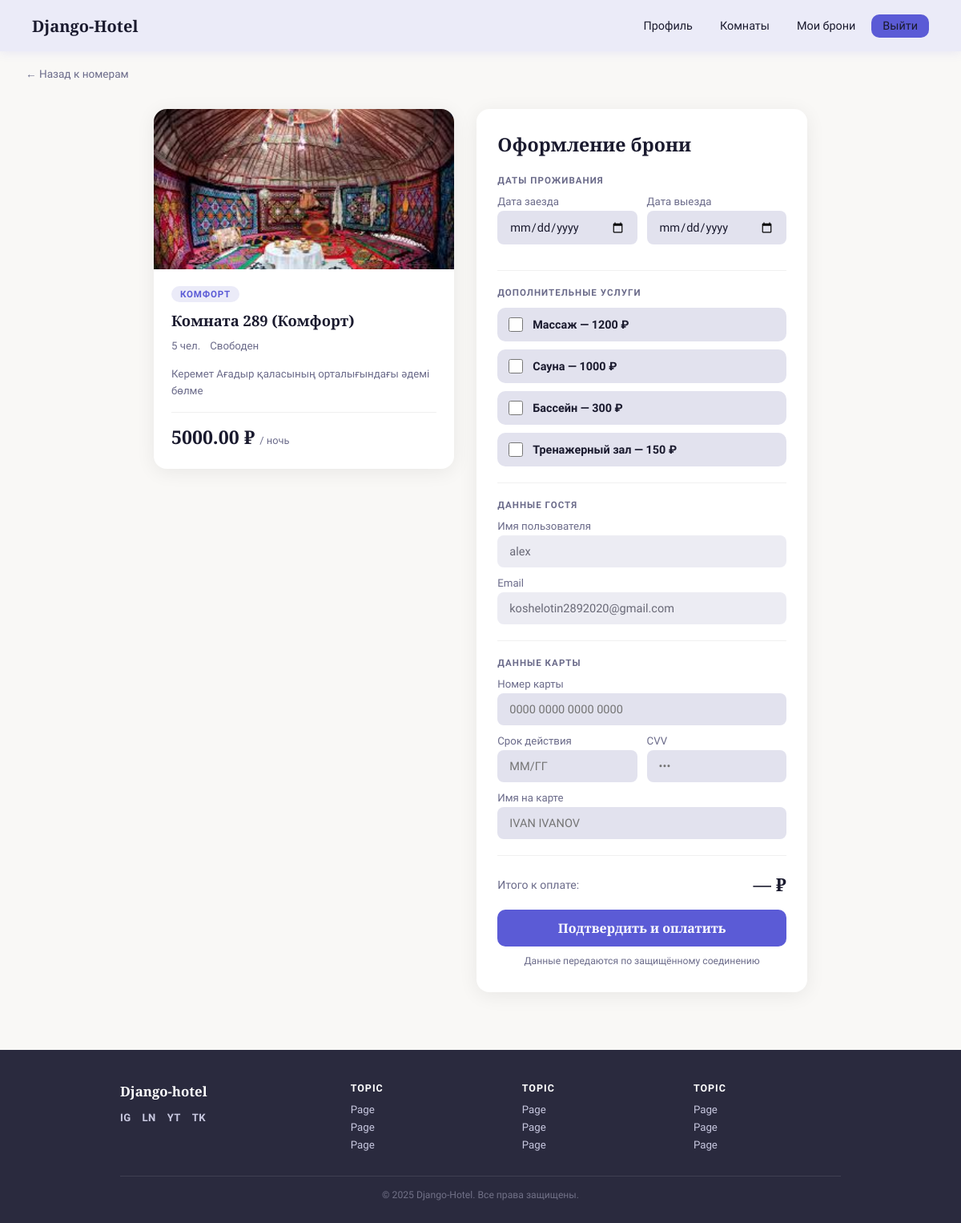
Page /booking/room/4/create/ (signed in) on the committed database.
### rooms/models.py (models this page shows)
class Room(models.Model):
    ROOM_TYPE_CHOICES = [
        ('standard', 'Стандарт'),
        ('comfort', 'Комфорт'),
        ('lux', 'Люкс'),
    ]
    number = models.CharField(
        'Номер комнаты',
        max_length=10,
        unique=True
    )
    room_type = models.CharField(
        'Тип комнаты',
        max_length=20,
        choices=ROOM_TYPE_CHOICES,
        default='standard',
    )
    price_per_night = models.DecimalField(
        'Цена за ночь',
        max_digits=10,
        decimal_places=2,
    )
    capacity = models.PositiveIntegerField(
        'Вместимость',
        default=1,
    )
    description = models.TextField(
        'Описание',
        blank=True,
    )
    is_available = models.BooleanField(
        'Доступен для бронирования',
        default=True
    )
    created_at = models.DateTimeField(
        'Дата создания',
        auto_now_add=True,
    )
    images = models.ImageField(
        default=None,
    )
    class Meta:
        verbose_name = 'Комната'
        verbose_name_plural = 'Комнаты'
        ordering = ['number']
    def __str__(self):
        return f'Комната {self.number} ({self.get_room_type_display()})'

### users/models.py (models this page shows)
class CustomUser(AbstractUser):
    pass
    class Meta:
        verbose_name = 'Пользователь'
        verbose_name_plural = 'Пользователи'

### booking/views.py (the view)
# urls.py: path('room/<int:room_id>/create/', views.create_booking, name='create_booking'),
@login_required
def create_booking(request, room_id):
    room = get_object_or_404(Room, id=room_id, is_available=True)
    if request.method == 'POST':
        form = BookingForm(request.POST)
        if form.is_valid():
            booking_date = form.cleaned_data['booking_date']
            expiration_date = form.cleaned_data['expiration_date']
            has_conflict = Booking.objects.filter(
                room=room,
                booking_date__lt=expiration_date,
                expiration_date__gt=booking_date,
            ).exclude(status='dead').exists()
            if has_conflict:
                form.add_error(None, 'Номер уже забронирован на выбранные даты.')
            else:
                booking = form.save(commit=False)
                booking.client = request.user
                booking.room = room
                booking.status = 'active'
                booking.save()
                form.save_m2m()
                messages.success(request, 'Бронирование успешно создано.')
                return redirect('my_bookings')
    else:
        form = BookingForm()
    return render(request, 'booking/create_booking.html', {
        'form': form,
        'room': room,
    })

### booking/forms.py (shortened to what this page needs)
class BookingForm(forms.ModelForm):
    card_expiry = forms.CharField(
        max_length=5,
        required=True
    )
    class Meta:
        model = Booking
        fields = ['booking_date', 'expiration_date', 'servises']
        widgets = {
            'booking_date': forms.DateInput(attrs={'type': 'date'}),
            'expiration_date': forms.DateInput(attrs={'type': 'date'}),
            'servises': forms.CheckboxSelectMultiple(),
        }
        labels = {
            'booking_date': 'Дата заезда',
            'expiration_date': 'Дата выезда',
            'servises': 'Дополнительные услуги',
        }

### booking/models.py (called while the page is built)
    def __str__(self):
        return f'{self.name} — {self.cost} ₽'

### templates/booking/create_booking.html (shortened to what this page needs)
{% extends "base.html" %}
{% load static %}
{% block content %}
<a href="{% url 'room_list' %}" class="back-link">&#8592; Назад к номерам</a>
<div class="booking-page">
  <div class="room-card">
    {% if room.images %}
      <img src="{{ room.images.url }}" alt="{{ room }}">
    {% else %}
      <img src="{% static 'image/index.jpeg' %}" alt="{{ room }}">
    {% endif %}
    <div class="room-card-body">
      <div class="type-badge">{{ room.get_room_type_display }}</div>
      <h2>{{ room }}</h2>
      <div class="room-attrs">
        <span>{{ room.capacity }} чел.</span>
        <span>Свободен</span>
      </div>
      {% if room.description %}
        <p style="font-size:.83rem; color:var(--muted); margin-bottom:16px; line-height:1.55;">
          {{ room.description }}
        </p>
      {% endif %}
      <div class="price-line">
        <div class="price-main">
          {{ room.price_per_night }} ₽ <small>/ ночь</small>
        </div>
      </div>
    </div>
  </div>
  <div class="booking-form-card">
    <h1>Оформление брони</h1>
    <form method="post">
      <div class="sec">Даты проживания</div>
      <div class="row2">
        <div class="f">
          <label for="{{ form.booking_date.id_for_label }}">Дата заезда</label>
          <input
            type="date"
            id="{{ form.booking_date.id_for_label }}"
            name="{{ form.booking_date.html_name }}"
            value="{{ form.booking_date.value|default:'' }}"
            min="{% now 'Y-m-d' %}"
            class="{% if form.booking_date.errors %}is-error{% endif %}"
            required
          >
        </div>
        <div class="f">
          <label for="{{ form.expiration_date.id_for_label }}">Дата выезда</label>
          <input
            type="date"
            id="{{ form.expiration_date.id_for_label }}"
            name="{{ form.expiration_date.html_name }}"
            value="{{ form.expiration_date.value|default:'' }}"
            min="{% now 'Y-m-d' %}"
            class="{% if form.expiration_date.errors %}is-error{% endif %}"
            required
          >
        </div>
      </div>
      <div class="sep"></div>
      <div class="sec">Дополнительные услуги</div>
      <div class="services-list">
        {% if form.servises %}
          {% for checkbox in form.servises %}
            <label class="service-item">
              {{ checkbox.tag }}
              <span class="service-name">{{ checkbox.choice_label }}</span>
            </label>
          {% endfor %}
        {% else %}
          <div class="empty-services">Дополнительные услуги пока не добавлены.</div>
        {% endif %}
      </div>
      <div class="sep"></div>
      <div class="sec">Данные гостя</div>
      <div class="f">
        <label>Имя пользователя</label>
        <input type="text" value="{{ request.user.username }}" readonly style="opacity:.65; cursor:default;">
      </div>
      <div class="f">
        <label>Email</label>
        <input type="email" value="{{ request.user.email }}" readonly style="opacity:.65; cursor:default;">
      </div>
      <div class="sep"></div>
      <div class="sec">Данные карты</div>
      <div class="f">
        <label for="card_number">Номер карты</label>
        <input type="text" id="card_number" placeholder="0000 0000 0000 0000" maxlength="19" required>
      </div>
      <div class="row2">
        <div class="f">
            <label for="card_expiry">Срок действия</label>
            <input
                type="text"
                name="card_expiry"
                id="card_expiry"
                placeholder="ММ/ГГ"
                maxlength="5"
                required
                value="{{ form.card_expiry.value|default:'' }}"
                class="{% if form.card_expiry.errors %}is-error{% endif %}"
            >
        </div>
        <div class="f">
          <label for="card_cvv">CVV</label>
          <input type="password" id="card_cvv" placeholder="•••" maxlength="3" required>
        </div>
      </div>
      <div class="f">
        <label for="card_holder">Имя на карте</label>
        <input type="text" id="card_holder" placeholder="IVAN IVANOV" required>
      </div>
      <div class="sep"></div>
      <div class="total-row">
        <span class="total-label">Итого к оплате:</span>
        <span class="total-amount" id="total-amount">— ₽</span>
      </div>
      <button type="submit" class="btn-pay">Подтвердить и оплатить</button>
      <div class="secure">Данные передаются по защищённому соединению</div>
    </form>
  </div>
</div>
{% endblock %}

### templates/base.html (style rules this page uses)
*, *::before, *::after { box-sizing: border-box; margin: 0; padding: 0; }
:root { --accent: #5b5bd6; --bg: #f9f8f6; --text: #1a1a2e; --muted: #6b6b8a; --nav-bg: #ebebf8; --footer-bg: #2a2a3e; --footer-text: #c8c8e0; --input-bg: #e2e2ee; --radius: 10px; }
body { font-family: 'Raleway', sans-serif; background: var(--bg); color: var(--text); min-height: 100vh; display: flex; flex-direction: column; }

### templates/booking/create_booking.html (style rules this page uses)
.booking-page { max-width: 880px; margin: 36px auto 72px; padding: 0 32px; display: grid; grid-template-columns: 1fr 1.1fr; gap: 28px; align-items: start; }
.room-card, .booking-form-card { background: #fff; border-radius: 16px; box-shadow: 0 4px 24px rgba(0,0,0,.07); }
.room-card { overflow: hidden; position: sticky; top: 84px; }
.room-card img { width: 100%; height: 200px; object-fit: cover; display: block; }
.room-card-body { padding: 20px 22px 24px; }
.type-badge { display: inline-block; background: var(--nav-bg); color: var(--accent); font-size: .72rem; font-weight: 700; letter-spacing: .07em; text-transform: uppercase; padding: 3px 11px; border-radius: 20px; margin-bottom: 10px; }
.room-card-body h2, .booking-form-card h1 { font-family: 'Playfair Display', serif; font-weight: 700; }
.room-card-body h2 { font-size: 1.15rem; margin-bottom: 12px; }
.booking-form-card { padding: 28px 26px 32px; }
.booking-form-card h1 { font-size: 1.45rem; margin-bottom: 22px; }
.room-attrs { display: flex; flex-wrap: wrap; gap: 12px; font-size: .83rem; color: var(--muted); margin-bottom: 18px; }
.price-line { padding-top: 14px; border-top: 1px solid #f0f0f0; }
.price-main { font-family: 'Playfair Display', serif; font-size: 1.45rem; font-weight: 700; }
.price-main small { font-family: 'Raleway', sans-serif; font-size: .8rem; font-weight: 400; color: var(--muted); }
.sec { font-size: .72rem; font-weight: 700; letter-spacing: .09em; text-transform: uppercase; color: var(--muted); margin: 20px 0 12px; }
.f { margin-bottom: 12px; }
.f label { display: block; font-size: .83rem; color: var(--muted); margin-bottom: 4px; }
.f input { width: 100%; padding: 9px 13px; background: var(--input-bg); border: 2px solid transparent; border-radius: 8px; font-family: 'Raleway', sans-serif; font-size: .91rem; color: var(--text); outline: none; }
.row2 { display: grid; grid-template-columns: 1fr 1fr; gap: 12px; }
.sep { height: 1px; background: #f0f0f0; margin: 20px 0; }
.services-list { display: flex; flex-direction: column; gap: 10px; margin-top: 8px; }
.service-item { display: flex; align-items: center; gap: 12px; padding: 12px 14px; background: var(--input-bg); border-radius: 10px; cursor: pointer; }
.service-item input[type="checkbox"] { width: 18px; height: 18px; accent-color: var(--accent); cursor: pointer; }
.service-name { font-size: .9rem; font-weight: 600; }
.total-row { display: flex; justify-content: space-between; align-items: center; margin-bottom: 16px; }
.total-label { font-size: .88rem; color: var(--muted); }
.total-amount { font-family: 'Playfair Display', serif; font-size: 1.4rem; font-weight: 700; }
.btn-pay { display: block; width: 100%; padding: 12px; background: var(--accent); color: #fff; border: none; border-radius: var(--radius); font-family: 'Playfair Display', serif; font-size: 1rem; font-weight: 700; cursor: pointer; }
.secure { display: flex; align-items: center; justify-content: center; gap: 5px; margin-top: 11px; font-size: .76rem; color: var(--muted); }
.back-link { display: inline-flex; align-items: center; gap: 6px; text-decoration: none; color: var(--muted); font-size: .85rem; margin: 20px 32px 0; }

### rows in the picture
Room: images (picture), room_type "КОМФОРТ", number+room_type "Комната 289 (Комфорт)", capacity "5", description "Керемет Ағадыр қаласының орталығындағы әдемі бөлме", price_per_night "5000.00"
CustomUser: user.username "alex", user.email "koshelotin2892020@gmail.com"

### other values in the picture
{{ checkbox.choice_label }} "Массаж — 1200 ₽" "Сауна — 1000 ₽" "Бассейн — 300 ₽" "Тренажерный зал — 150 ₽"
